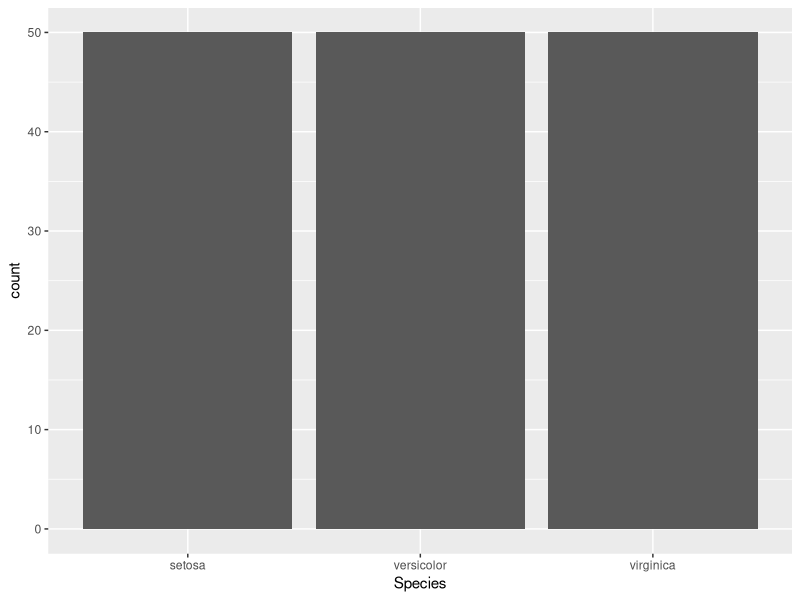
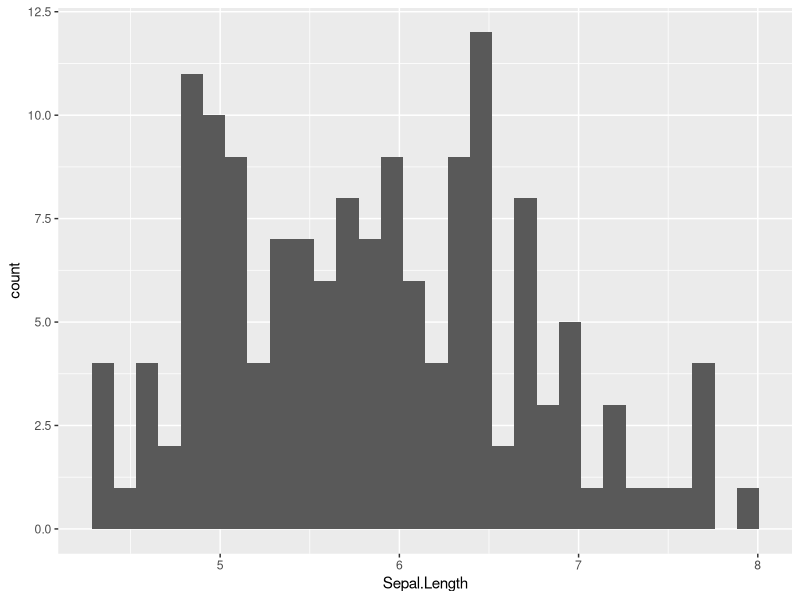
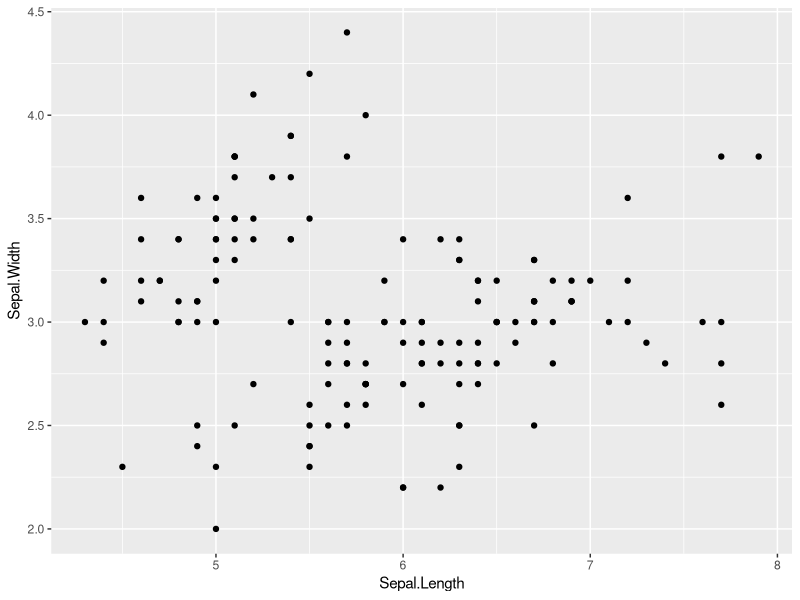
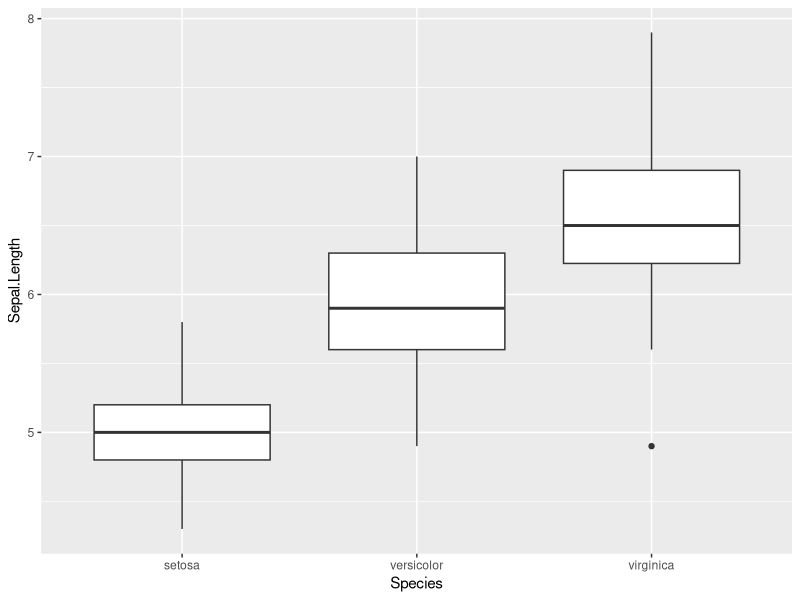
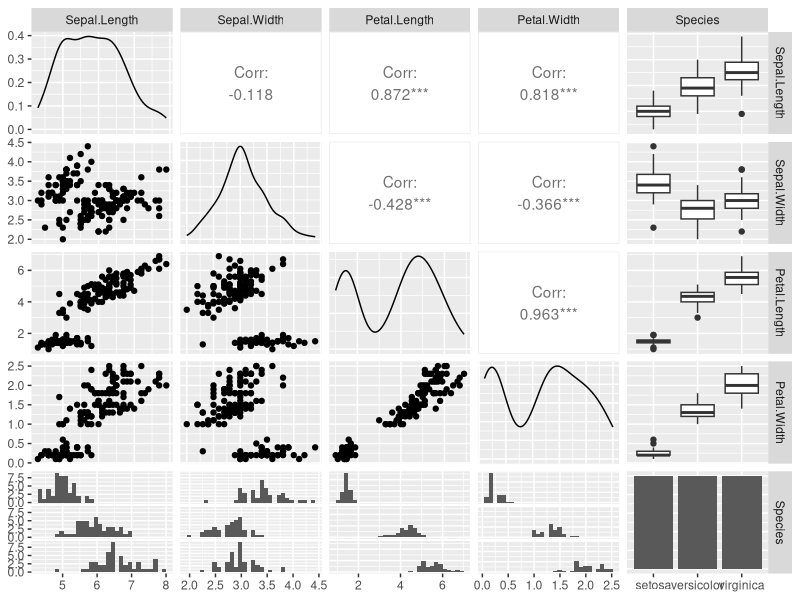

Reproduce these figures in R, in order.
#install.packages("ggplot2")
library(ggplot2)

iris

ggplot(data = iris, aes(x = Species)) + geom_bar()

ggplot(data = iris, aes(x = Sepal.Length)) + geom_histogram()

ggplot(data = iris, aes(x = Sepal.Length, y = Sepal.Width)) + geom_point()

ggplot(data = iris, aes(x = Species, y = Sepal.Length)) + geom_boxplot()

library(ggplot2)
library(GGally)
library(scales)
library(memisc)

ggpairs(iris)
